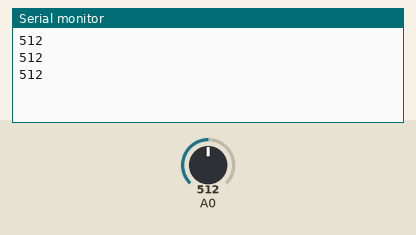
Simulated run of this sketch. Board: Arduino Uno, built with avr-gcc and run on an emulated ATmega328P. Shown: the last lines printed to the serial monitor. The inputs (shaded band) are chosen by the test bench; at power-on: A0 = 512.

Above: at 1.3 s.
1.4 s: A0 set to 716
At 1.9 s:
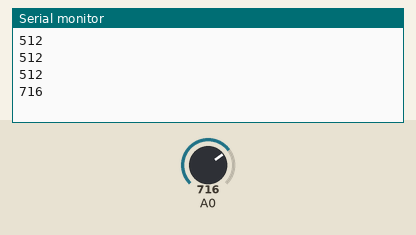
2.9 s: A0 set to 900
At 3.4 s:
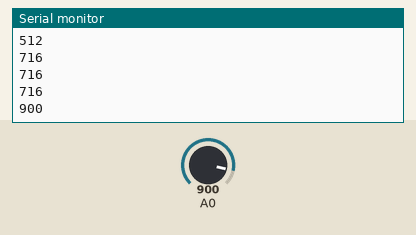
Timing chart, 0 to 5.9 s (numbered marks = the images above; inputs shaded):
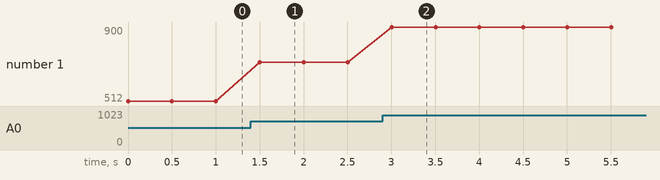

The sketch:

Basic_test.ino
```cpp
// Photoresistor Basic Test Code
// Function: Read ambient light intensity and display on serial monitor

void setup() {
  // Initialize serial communication, set baud rate to 9600
  // This allows us to see the data sent by Arduino on the computer
  Serial.begin(9600);
}

void loop() {
  // Read the value from analog pin A0
  // Photoresistor value range is 0-1023, 0 = darkest, 1023 = brightest
  int lightValue = analogRead(A0);

  // Print the light value to serial monitor
  Serial.println(lightValue);

  // Wait 500 milliseconds (0.5 seconds) to avoid data refreshing too fast to read clearly
  delay(500);
}
```

Measured:
- after the input at 1.4 s, the serial monitor: prints a new line after 0.10 s (image 1)
- after the input at 2.9 s, the serial monitor: prints a new line after 0.10 s (image 2)
- plotted number 1: 512 → 716 after the input at 1.4 s, 716 → 900 after the input at 2.9 s
